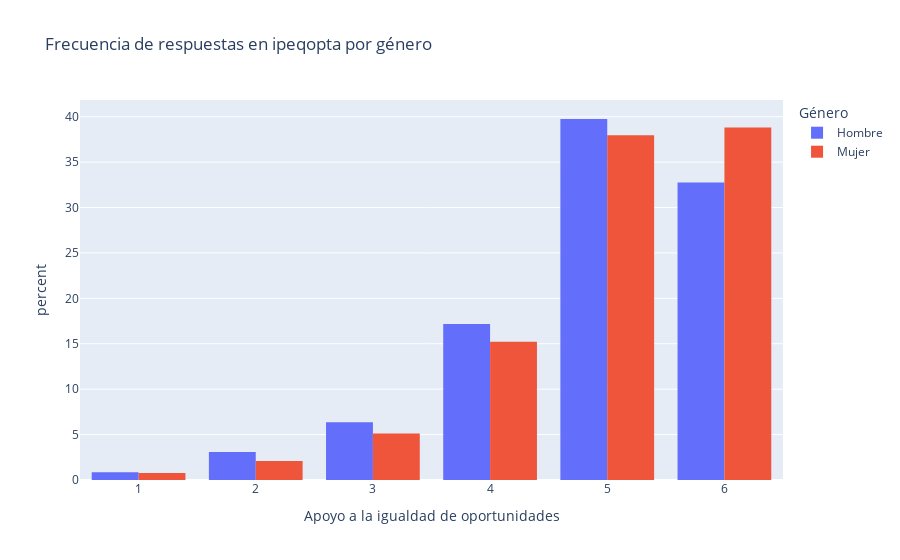

Source (notebook cell):
### Code cell
# Gráfico de la frecuencia en las respuestas de ipeqopta por género
# Mapear los valores de género antes de crear el gráfico
df_plot = df_clean.copy()
df_plot['gndr'] = df_plot['gndr'].map({1: 'Hombre', 2: 'Mujer'})

fig = px.histogram(df_plot, x='ipeqopta', color='gndr', barmode='group',
                   category_orders={'ipeqopta': [1, 2, 3, 4, 5]},
                   labels={'ipeqopta': 'Apoyo a la igualdad de oportunidades', 'gndr': 'Género'},
                   title='Frecuencia de respuestas en ipeqopta por género',
                   histnorm='percent')
fig.update_layout(bargap=0.2)
fig.show()

### Figure 1 — Plotly figure (JSON) as saved in the notebook; plotly's stock layout.template omitted (floating-point values rounded to 4 significant figures; data arrays with more than 128 entries replaced by an {"elided": "..."} marker saying what was removed)
{"data": [{"alignmentgroup": "True", "bingroup": "x", "histnorm": "percent", "hovertemplate": "Género=Hombre<br>Apoyo a la igualdad de oportunidades=%{x}<br>percent=%{y}<extra></extra>", "legendgroup": "Hombre", "marker": {"color": "#636efa", "pattern": {"shape": ""}}, "name": "Hombre", "offsetgroup": "Hombre", "orientation": "v", "showlegend": true, "type": "histogram", "x": {"elided": "20573 int values"}, "xaxis": "x", "yaxis": "y"}, {"alignmentgroup": "True", "bingroup": "x", "histnorm": "percent", "hovertemplate": "Género=Mujer<br>Apoyo a la igualdad de oportunidades=%{x}<br>percent=%{y}<extra></extra>", "legendgroup": "Mujer", "marker": {"color": "#EF553B", "pattern": {"shape": ""}}, "name": "Mujer", "offsetgroup": "Mujer", "orientation": "v", "showlegend": true, "type": "histogram", "x": {"elided": "23462 int values"}, "xaxis": "x", "yaxis": "y"}], "layout": {"bargap": 0.2, "barmode": "group", "legend": {"title": {"text": "Género"}, "tracegroupgap": 0}, "title": {"text": "Frecuencia de respuestas en ipeqopta por género"}, "xaxis": {"anchor": "y", "categoryarray": [1, 2, 3, 4, 5], "categoryorder": "array", "domain": [0, 1], "title": {"text": "Apoyo a la igualdad de oportunidades"}}, "yaxis": {"anchor": "x", "domain": [0, 1], "title": {"text": "percent"}}}}
